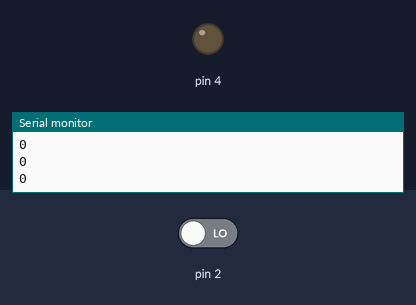
Recording of a sketch running on a simulated Arduino Uno, built with avr-gcc and run on an emulated ATmega328P. Parts: output pins drawn as LEDs (lit = HIGH), the last lines printed to the serial monitor. The inputs (shaded band) are chosen by the test bench; at power-on: pin 2 LOW.

Above: at 2.8 s.
2.9 s: pin 2 driven HIGH
At 4.4 s:
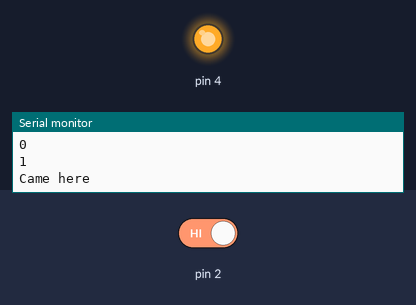
7.0 s: pin 2 driven LOW
At 7.6 s:
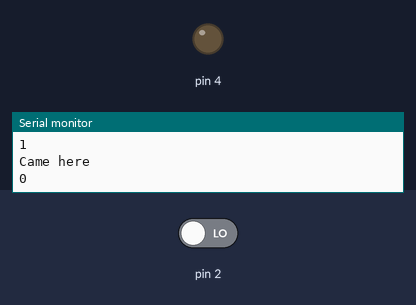
Timing chart, 0 to 10.0 s (numbered marks = the images above; inputs shaded):
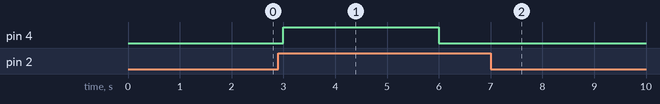

The sketch:

MyFirstClapSwitch.ino
```cpp
void setup() {
  // put your setup code here, to run once:
  Serial.begin(9600);
  pinMode(2,INPUT);
  pinMode(4,OUTPUT);

}

void loop() {
  // put your main code here, to run repeatedly:
  int sensorValue = digitalRead(2);
  Serial.println(sensorValue);

  if(sensorValue == 1){
    digitalWrite(4,HIGH);
    Serial.println("Came here");
    delay(3000);
    digitalWrite(4,LOW);
  }
  delay(1000);

}
```

Measured:
- after the input at 2.9 s, pin 4: LOW → HIGH after 0.10 s, → LOW 3.0 s later
- after the input at 7.0 s, pin 4: stops changing and stays LOW
